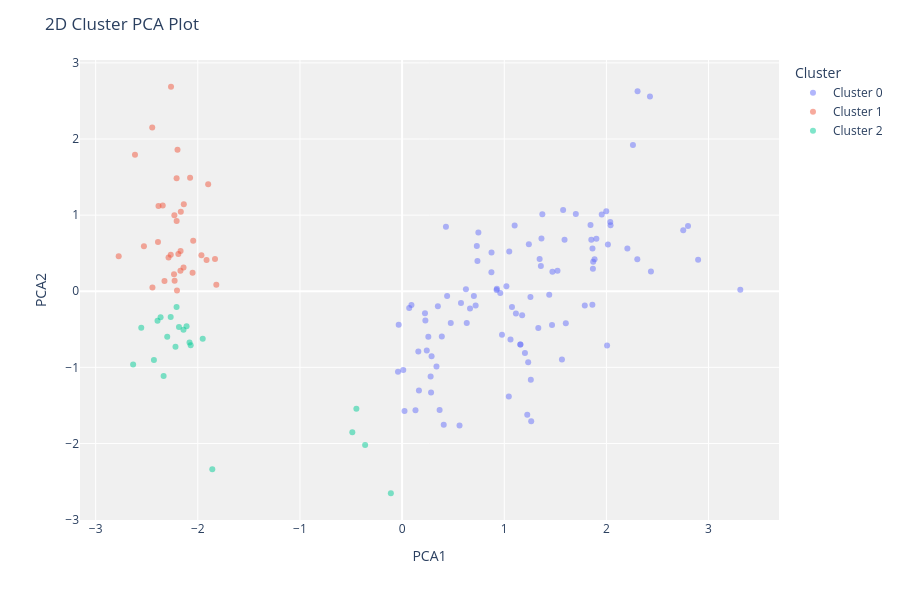

The code cell stored with this chart in its notebook:
### Code cell
# Gráficos integrados de PyCaret
plot_model(kmeans_pc, plot='cluster')   # proyección 2D con PCA
plot_model(kmeans_pc, plot='elbow')     # método del codo
plot_model(kmeans_pc, plot='silhouette') # diagrama de silueta
